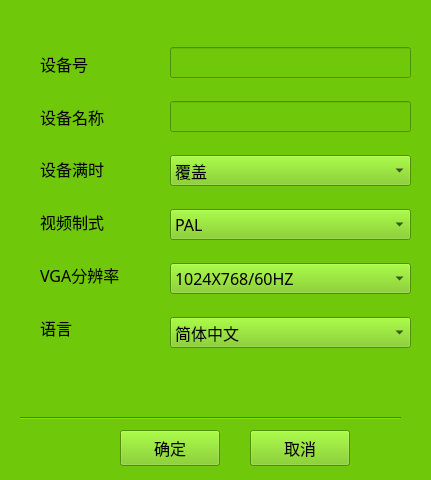
<?xml version="1.0" encoding="UTF-8"?>
<ui version="4.0">
 <class>Form</class>
 <widget class="QWidget" name="Form">
  <property name="windowModality">
   <enum>Qt::WindowModal</enum>
  </property>
  <property name="geometry">
   <rect>
    <x>0</x>
    <y>0</y>
    <width>431</width>
    <height>480</height>
   </rect>
  </property>
  <property name="font">
   <font>
    <family>WenQuanYi Zen Hei</family>
    <pointsize>12</pointsize>
   </font>
  </property>
  <property name="windowTitle">
   <string>系统参数</string>
  </property>
  <property name="styleSheet">
   <string notr="true">font: 12pt &quot;WenQuanYi Zen Hei&quot;;
background-color: rgb(112, 200, 11);</string>
  </property>
  <widget class="QPushButton" name="pbtn_ok">
   <property name="geometry">
    <rect>
     <x>120</x>
     <y>430</y>
     <width>100</width>
     <height>36</height>
    </rect>
   </property>
   <property name="font">
    <font>
     <family>WenQuanYi Zen Hei</family>
     <pointsize>12</pointsize>
    </font>
   </property>
   <property name="text">
    <string>确定</string>
   </property>
  </widget>
  <widget class="QPushButton" name="pbtn_close">
   <property name="geometry">
    <rect>
     <x>250</x>
     <y>430</y>
     <width>100</width>
     <height>36</height>
    </rect>
   </property>
   <property name="font">
    <font>
     <family>WenQuanYi Zen Hei</family>
     <pointsize>12</pointsize>
    </font>
   </property>
   <property name="text">
    <string>取消</string>
   </property>
  </widget>
  <widget class="Line" name="line">
   <property name="geometry">
    <rect>
     <x>20</x>
     <y>410</y>
     <width>381</width>
     <height>16</height>
    </rect>
   </property>
   <property name="orientation">
    <enum>Qt::Horizontal</enum>
   </property>
  </widget>
  <widget class="QWidget" name="layoutWidget">
   <property name="geometry">
    <rect>
     <x>170</x>
     <y>30</y>
     <width>241</width>
     <height>340</height>
    </rect>
   </property>
   <property name="font">
    <font>
     <family>WenQuanYi Zen Hei</family>
     <pointsize>12</pointsize>
    </font>
   </property>
   <layout class="QVBoxLayout" name="verticalLayout">
    <item>
     <widget class="QLineEdit" name="edt_num">
      <property name="font">
       <font>
        <family>WenQuanYi Zen Hei</family>
        <pointsize>12</pointsize>
       </font>
      </property>
     </widget>
    </item>
    <item>
     <widget class="QLineEdit" name="edt_name">
      <property name="font">
       <font>
        <family>WenQuanYi Zen Hei</family>
        <pointsize>12</pointsize>
       </font>
      </property>
      <property name="text">
       <string/>
      </property>
     </widget>
    </item>
    <item>
     <widget class="QComboBox" name="cb_timeout">
      <property name="font">
       <font>
        <family>WenQuanYi Zen Hei</family>
        <pointsize>12</pointsize>
       </font>
      </property>
      <property name="mouseTracking">
       <bool>true</bool>
      </property>
      <property name="acceptDrops">
       <bool>true</bool>
      </property>
      <item>
       <property name="text">
        <string>覆盖</string>
       </property>
      </item>
      <item>
       <property name="text">
        <string>停止</string>
       </property>
      </item>
     </widget>
    </item>
    <item>
     <widget class="QComboBox" name="cb_videoMode">
      <property name="font">
       <font>
        <family>WenQuanYi Zen Hei</family>
        <pointsize>12</pointsize>
       </font>
      </property>
      <item>
       <property name="text">
        <string>PAL</string>
       </property>
      </item>
      <item>
       <property name="text">
        <string>NTSC</string>
       </property>
      </item>
     </widget>
    </item>
    <item>
     <widget class="QComboBox" name="cb_VGArate">
      <property name="font">
       <font>
        <family>WenQuanYi Zen Hei</family>
        <pointsize>12</pointsize>
       </font>
      </property>
      <item>
       <property name="text">
        <string>1024X768/60HZ</string>
       </property>
      </item>
      <item>
       <property name="text">
        <string>800X480/60HZ</string>
       </property>
      </item>
     </widget>
    </item>
    <item>
     <widget class="QComboBox" name="cb_language">
      <property name="font">
       <font>
        <family>WenQuanYi Zen Hei</family>
        <pointsize>12</pointsize>
       </font>
      </property>
      <item>
       <property name="text">
        <string>简体中文</string>
       </property>
      </item>
     </widget>
    </item>
   </layout>
  </widget>
  <widget class="QWidget" name="layoutWidget">
   <property name="geometry">
    <rect>
     <x>40</x>
     <y>40</y>
     <width>121</width>
     <height>311</height>
    </rect>
   </property>
   <property name="font">
    <font>
     <family>WenQuanYi Zen Hei</family>
     <pointsize>12</pointsize>
    </font>
   </property>
   <layout class="QVBoxLayout" name="verticalLayout_2">
    <item>
     <widget class="QLabel" name="label">
      <property name="font">
       <font>
        <family>WenQuanYi Zen Hei</family>
        <pointsize>12</pointsize>
       </font>
      </property>
      <property name="text">
       <string>设备号</string>
      </property>
     </widget>
    </item>
    <item>
     <widget class="QLabel" name="label_2">
      <property name="font">
       <font>
        <family>WenQuanYi Zen Hei</family>
        <pointsize>12</pointsize>
       </font>
      </property>
      <property name="text">
       <string>设备名称</string>
      </property>
     </widget>
    </item>
    <item>
     <widget class="QLabel" name="label_3">
      <property name="font">
       <font>
        <family>WenQuanYi Zen Hei</family>
        <pointsize>12</pointsize>
       </font>
      </property>
      <property name="text">
       <string>设备满时</string>
      </property>
     </widget>
    </item>
    <item>
     <widget class="QLabel" name="label_6">
      <property name="font">
       <font>
        <family>WenQuanYi Zen Hei</family>
        <pointsize>12</pointsize>
       </font>
      </property>
      <property name="text">
       <string>视频制式</string>
      </property>
     </widget>
    </item>
    <item>
     <widget class="QLabel" name="label_7">
      <property name="font">
       <font>
        <family>WenQuanYi Zen Hei</family>
        <pointsize>12</pointsize>
       </font>
      </property>
      <property name="text">
       <string>VGA分辨率</string>
      </property>
     </widget>
    </item>
    <item>
     <widget class="QLabel" name="label_10">
      <property name="font">
       <font>
        <family>WenQuanYi Zen Hei</family>
        <pointsize>12</pointsize>
       </font>
      </property>
      <property name="text">
       <string>语言</string>
      </property>
     </widget>
    </item>
   </layout>
  </widget>
 </widget>
 <resources/>
 <connections>
  <connection>
   <sender>pbtn_close</sender>
   <signal>clicked()</signal>
   <receiver>Form</receiver>
   <slot>close()</slot>
   <hints>
    <hint type="sourcelabel">
     <x>299</x>
     <y>447</y>
    </hint>
    <hint type="destinationlabel">
     <x>215</x>
     <y>239</y>
    </hint>
   </hints>
  </connection>
  <connection>
   <sender>pbtn_ok</sender>
   <signal>clicked()</signal>
   <receiver>Form</receiver>
   <slot>close()</slot>
   <hints>
    <hint type="sourcelabel">
     <x>169</x>
     <y>447</y>
    </hint>
    <hint type="destinationlabel">
     <x>215</x>
     <y>239</y>
    </hint>
   </hints>
  </connection>
 </connections>
</ui>
